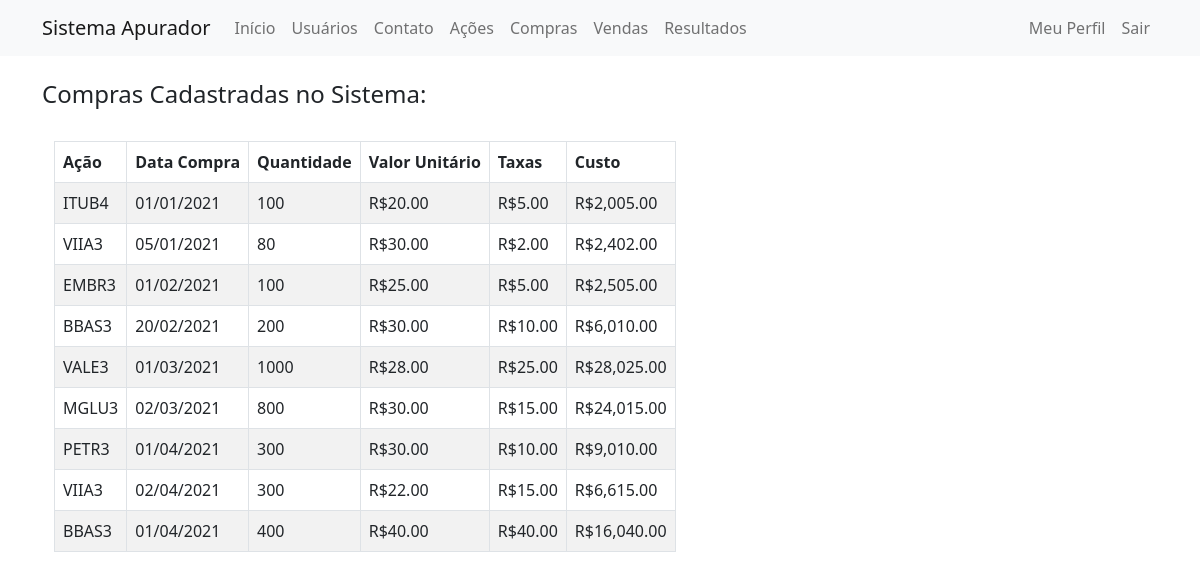
Page /compras/lista (signed in) on the committed database.
### app/models.py (models this page shows, shortened)
class Compras(database.Model):
    id = database.Column(database.Integer, primary_key=True, autoincrement=True)
    id_acao = database.Column(database.Integer, database.ForeignKey("acoes.id"), nullable=False)
    id_usuario = database.Column(database.Integer, database.ForeignKey('usuario.id'), nullable=False)
    data = database.Column(database.Integer, nullable=False)
    quantidade = database.Column(database.Integer, nullable=False)
    valor_unitario = database.Column(database.Numeric, nullable=False)
    total_taxas = database.Column(database.Numeric, nullable=False)
    custo = database.Column(database.Numeric, nullable=False)
    acao = database.relationship(
        "Acoes", foreign_keys=[id_acao], back_populates="compras"
    )

class Acoes(database.Model):
    id = database.Column(database.Integer, primary_key=True, autoincrement=True)
    nome = database.Column(database.String, nullable=False)
    ticker = database.Column(database.String, nullable=False, unique=True)
    compras = database.relationship(
        "Compras", foreign_keys="[Compras.id_acao]", back_populates="acao"
    )
    vendas = database.relationship(
        "Vendas", foreign_keys="[Vendas.id_acao]", back_populates="acao"
    )

### app/routes.py (the view)
@app.route('/compras/lista')
def compras_lista():
    compras = Compras.query.filter(Vendas.id_usuario==current_user.id).order_by(Compras.id.asc())
    for compra in compras:
        compra.data = date.fromisoformat(compra.data)
        compra.data_formatada = compra.data.strftime('%d/%m/%Y')
        if (compra.valor_unitario is not None):
            compra.valor = "R${:,.2f}".format(compra.valor_unitario)
        else:
            compra.valor = ''
        if (compra.total_taxas is not None):
            compra.taxas = "R${:,.2f}".format(compra.total_taxas)
        else:
            compra.taxas = ''
        if (compra.custo is not None):
            compra.custo_formatado = "R${:,.2f}".format(compra.custo)
        else:
            compra.custo_formatado = ''
    return render_template('compraslista.html', compras=compras)

### app/models.py (called while the page is built)
@login_manager.user_loader
def load_usuario(id_usuario):
    return Usuario.query.get(int(id_usuario))

### app/templates/compraslista.html (shortened to what this page needs)
{% extends 'base.html' %}
{% block body %}
        <div class="container">
            <br>
            <h4>Compras Cadastradas no Sistema:</h4> <br>
            <div class="container mt-0 d-flex">
                    <div class="d-flex">
                        <div class="ml-3 w-2000">
                            <table class="table table-striped table-bordered table-condensed table-hover">
                                <thead>
                                    <tr>
                                        <th>Ação</th>
                                        <th>Data Compra</th>
                                        <th>Quantidade</th>
                                        <th>Valor Unitário</th>
                                        <th>Taxas</th>
                                        <th>Custo</th>
                                    </tr>
                                </thead>
                                <tbody>
                                    {% for compra in compras %}
                                    <tr>
                                        <td>{{ compra.acao.ticker }}</td>
                                        <td>{{ compra.data_formatada }}</td>
                                        <td>{{ compra.quantidade }}</td>
                                        <td>{{ compra.valor }}</td>
                                        <td>{{ compra.taxas }}</td>
                                        <td>{{ compra.custo_formatado }}</td>
                                    </tr>
                                    {% endfor %}
                                </tbody>
                            </table>
                        </div>
                    </div>
                </div>
            </div>
{% endblock %}

### rows in the picture
Compras: acao.ticker "ITUB4", data_formatada "01/01/2021", quantidade "100", valor "R$20.00", taxas "R$5.00", custo_formatado "R$2,005.00"
Compras: acao.ticker "VIIA3", data_formatada "05/01/2021", quantidade "80", valor "R$30.00", taxas "R$2.00", custo_formatado "R$2,402.00"
Compras: acao.ticker "EMBR3", data_formatada "01/02/2021", quantidade "100", valor "R$25.00", taxas "R$5.00", custo_formatado "R$2,505.00"
Compras: acao.ticker "BBAS3", data_formatada "20/02/2021", quantidade "200", valor "R$30.00", taxas "R$10.00", custo_formatado "R$6,010.00"
Compras: acao.ticker "VALE3", data_formatada "01/03/2021", quantidade "1000", valor "R$28.00", taxas "R$25.00", custo_formatado "R$28,025.00"
Compras: acao.ticker "MGLU3", data_formatada "02/03/2021", quantidade "800", valor "R$30.00", taxas "R$15.00", custo_formatado "R$24,015.00"
Compras: acao.ticker "PETR3", data_formatada "01/04/2021", quantidade "300", valor "R$30.00", taxas "R$10.00", custo_formatado "R$9,010.00"
Compras: acao.ticker "VIIA3", data_formatada "02/04/2021", quantidade "300", valor "R$22.00", taxas "R$15.00", custo_formatado "R$6,615.00"
Compras: acao.ticker "BBAS3", data_formatada "01/04/2021", quantidade "400", valor "R$40.00", taxas "R$40.00", custo_formatado "R$16,040.00"
